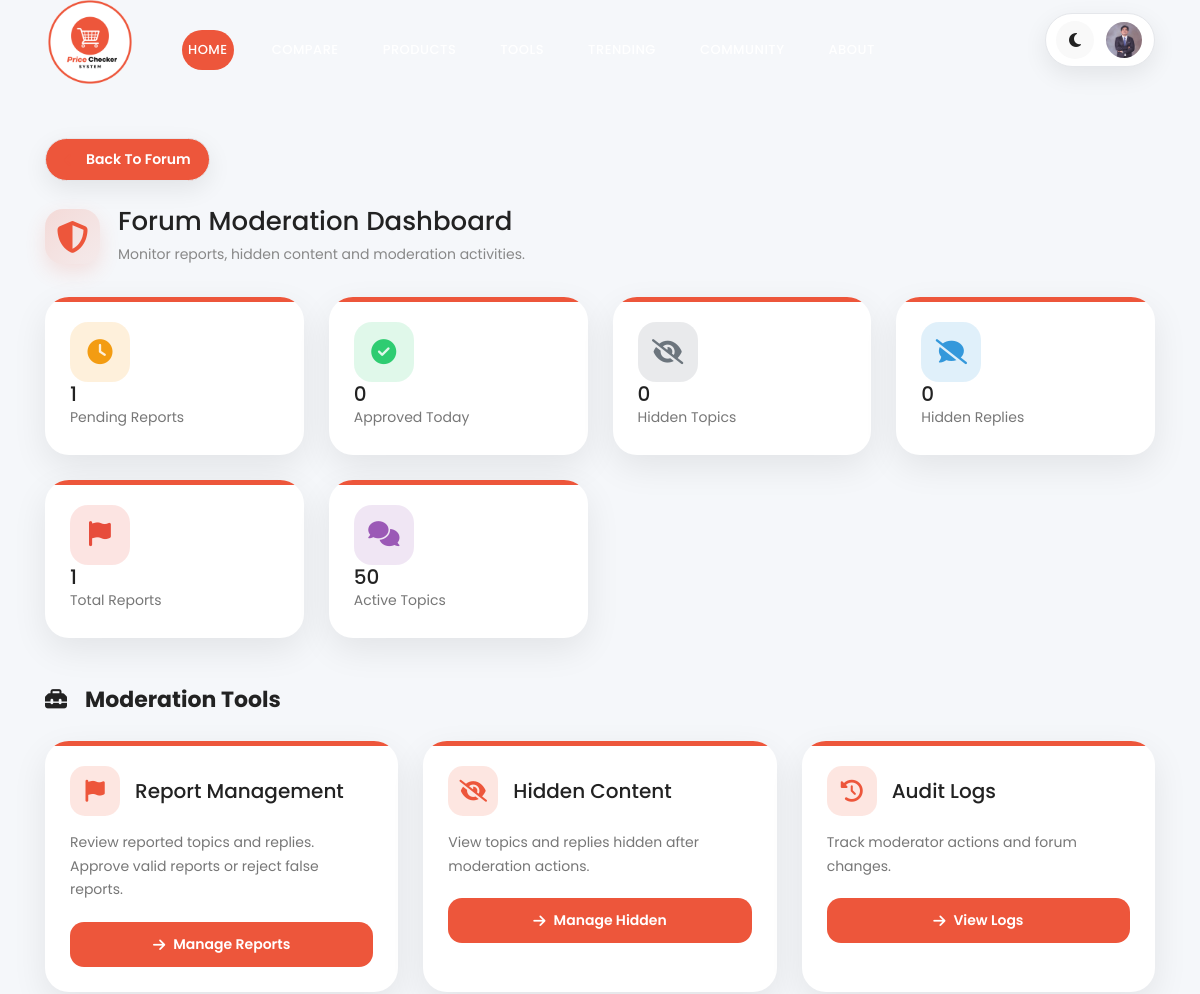
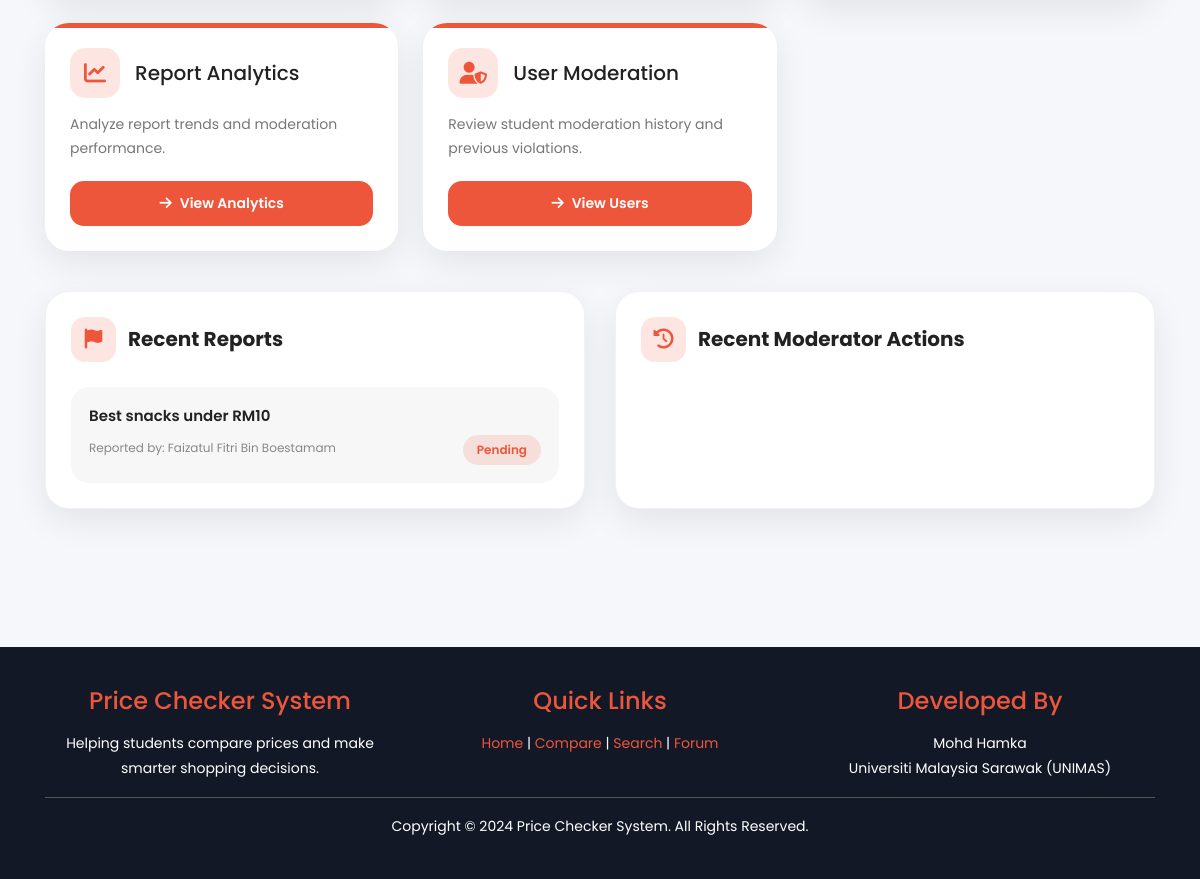
Before: /src/admin/forumModeration.php (signed in) with the older database file (2 pictures, top to bottom).
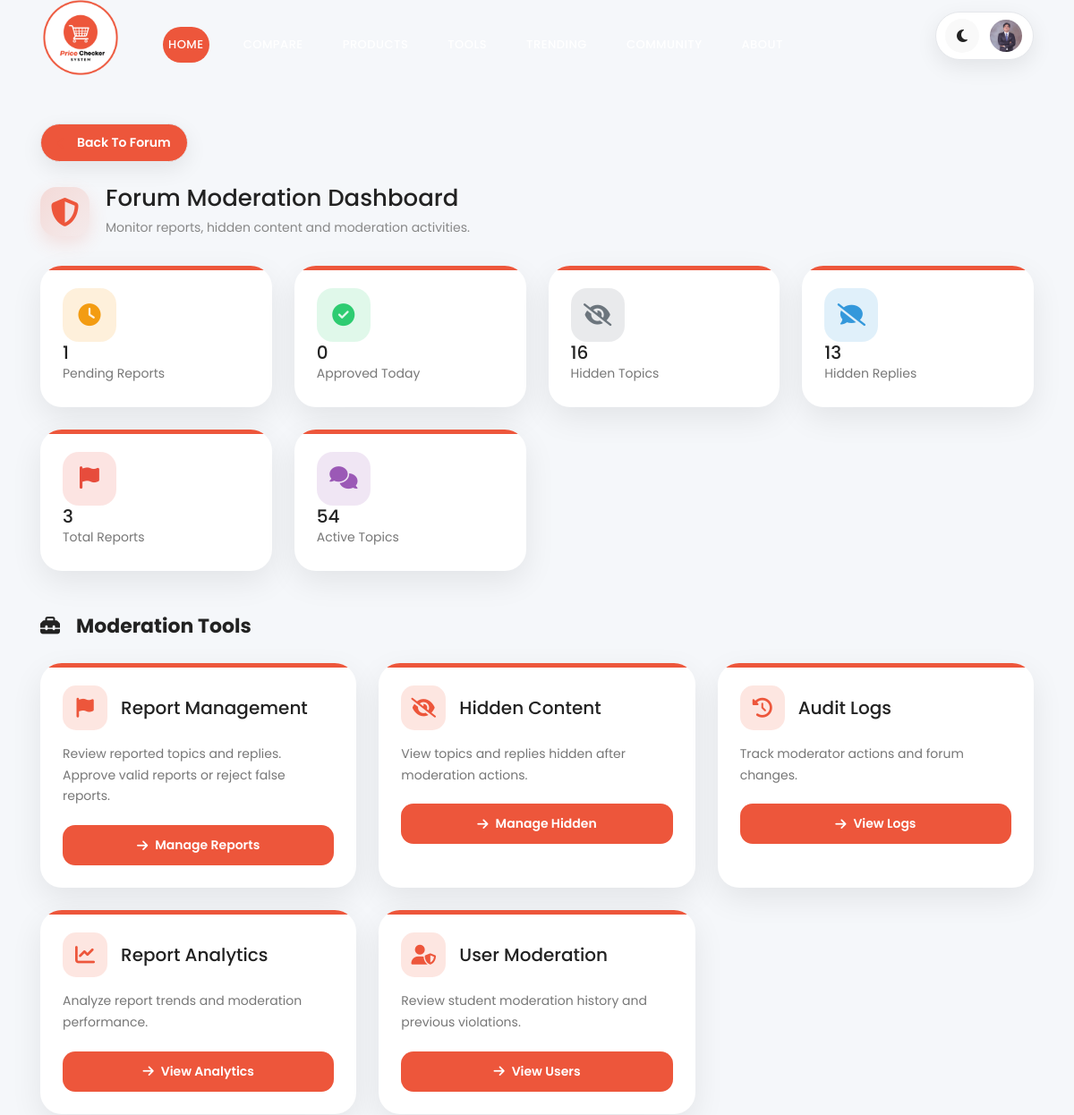
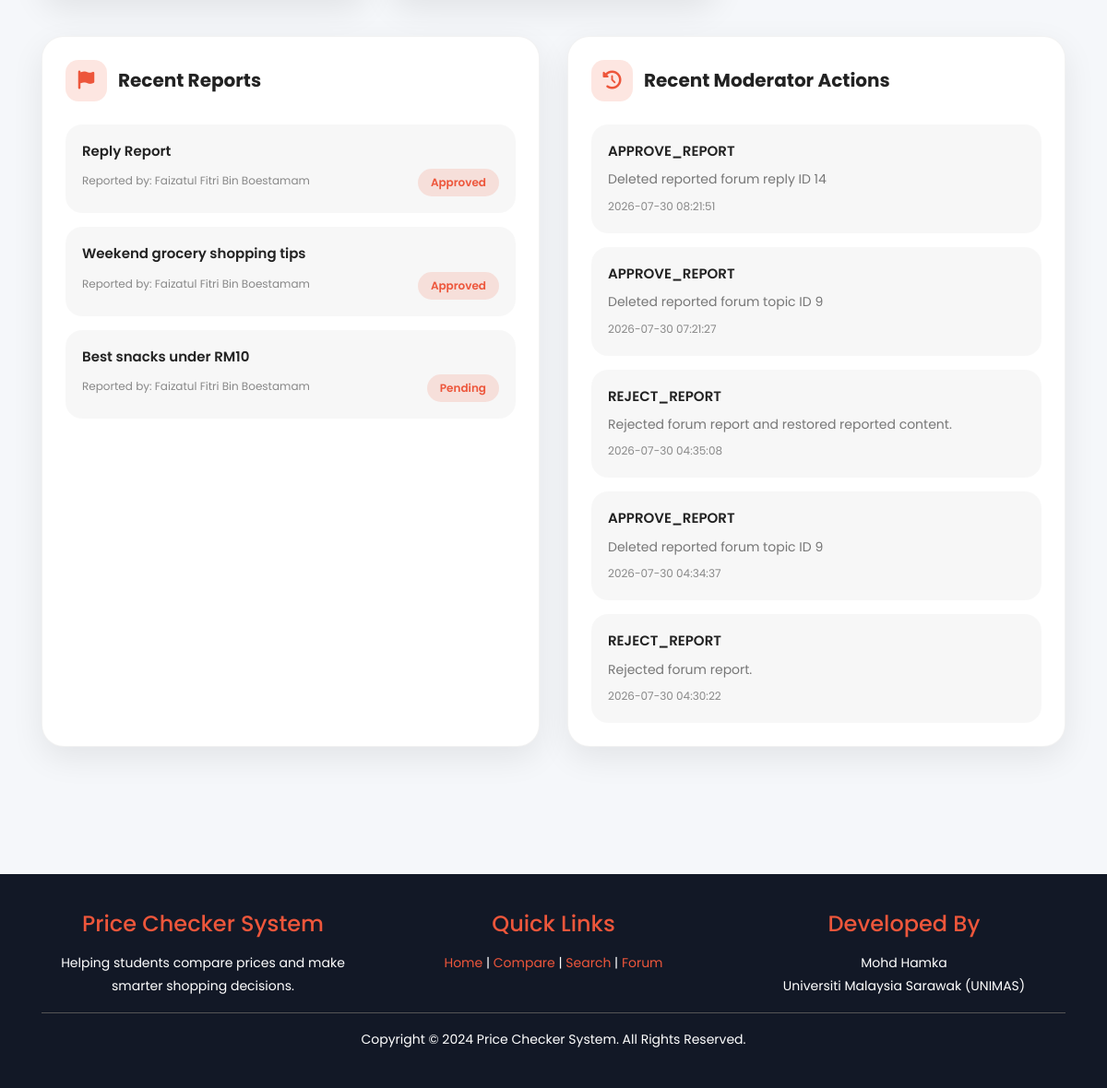
After: the same page with the newer database file (2 pictures, top to bottom).
### tables this page shows
CREATE TABLE `forumreport` (
  `reportID` int(11) NOT NULL,
  `topicID` int(11) DEFAULT NULL,
  `replyID` int(11) DEFAULT NULL,
  `studentID` int(11) DEFAULT NULL,
  `reason` varchar(255) DEFAULT NULL,
  `created_at` timestamp NOT NULL DEFAULT current_timestamp(),
  `status` enum('Pending','Approved','Rejected') DEFAULT 'Pending'
);

CREATE TABLE `forumtopic` (
  `topicID` int(11) NOT NULL,
  `studentID` int(11) NOT NULL,
  `categoryID` int(11) NOT NULL,
  `topicTitle` varchar(200) NOT NULL,
  `topicContent` text NOT NULL,
  `views` int(11) DEFAULT 0,
  `isPinned` tinyint(1) DEFAULT 0,
  `isLocked` tinyint(1) DEFAULT 0,
  `status` enum('Active','Hidden') DEFAULT 'Active',
  `created_at` timestamp NOT NULL DEFAULT current_timestamp(),
  `updated_at` timestamp NOT NULL DEFAULT current_timestamp() ON UPDATE current_timestamp(),
  `topicTags` varchar(255) DEFAULT NULL
);

CREATE TABLE `student` (
  `studentID` int(11) NOT NULL,
  `fullName` varchar(255) NOT NULL,
  `username` varchar(255) NOT NULL,
  `email` varchar(255) NOT NULL,
  `password` varchar(255) NOT NULL,
  `studentIMG` varchar(255) NOT NULL,
  `logStatus` varchar(255) NOT NULL,
  `created_at` timestamp NOT NULL DEFAULT current_timestamp()
);

CREATE TABLE `audit_logs` (
  `auditID` int(11) NOT NULL,
  `adminID` int(11) NOT NULL,
  `module` varchar(100) DEFAULT NULL,
  `action` varchar(100) DEFAULT NULL,
  `target` varchar(255) DEFAULT NULL,
  `description` text DEFAULT NULL,
  `ipAddress` varchar(50) DEFAULT NULL,
  `created_at` timestamp NOT NULL DEFAULT current_timestamp()
);

### src/admin/forumModeration.php (the view, shortened to what the changed rows need)
<?php
include("../config/db_cPCS.php");
$hiddenTopics=mysqli_fetch_assoc(mysqli_query($conn,"
SELECT COUNT(*) total
FROM forumtopic
WHERE status='Hidden'
"))['total'];
$hiddenReplies=mysqli_fetch_assoc(mysqli_query($conn,"
SELECT COUNT(*) total
FROM forumreply
WHERE status='Hidden'
"))['total'];
$totalReports=mysqli_fetch_assoc(mysqli_query($conn,"
SELECT COUNT(*) total
FROM forumreport
"))['total'];
$activeTopics=mysqli_fetch_assoc(mysqli_query($conn,"
SELECT COUNT(*) total
FROM forumtopic
WHERE status='Active'
"))['total'];
$recentReports=mysqli_query($conn,"
SELECT
fr.*,
s.fullName,
t.topicTitle
FROM forumreport fr
LEFT JOIN student s
ON fr.studentID=s.studentID
LEFT JOIN forumtopic t
ON fr.topicID=t.topicID
ORDER BY fr.created_at DESC
LIMIT 5
");
$recentActions=mysqli_query($conn,"
SELECT *
FROM audit_logs
WHERE module IN ('Forum','Forum Admin')
ORDER BY created_at DESC
LIMIT 5
");
?>
<!DOCTYPE html>
<html lang="en">
<head>
    <link rel="stylesheet" type="text/css" href="../../assets/css/bootstrap.min.css">
    <link rel="stylesheet" type="text/css" href="../../assets/css/font-awesome.css">
    <link rel="stylesheet" href="https://cdnjs.cloudflare.com/ajax/libs/font-awesome/6.7.2/css/all.min.css">
    <link rel="stylesheet" href="../../assets/css/styleindex.css">
    <link rel="stylesheet" href="../../assets/css/forum.css">
    <link rel="stylesheet" href="../../assets/css/footer.css">
</head>
<body>
    <section class="section community-section" id="community">
        <div class="container">
            <br><br>
            <div class="forum-page-header">
                <div>
                    <h2>
                        Forum Moderation Dashboard
                    </h2>
                </div>
            </div>
            <div class="moderation-stats">
                <div class="moderation-card">
                    <div>
                        <h3>
                        <?php echo $hiddenTopics; ?>
                        </h3>
                        <p>
                        Hidden Topics
                        </p>
                    </div>
                </div>
                <div class="moderation-card">
                    <div>
                        <h3>
                            <?php echo $hiddenReplies; ?>
                        </h3>
                        <p>
                            Hidden Replies
                        </p>
                    </div>
                </div>
                <div class="moderation-card">
                    <div>
                        <h3>
                            <?php echo $totalReports; ?>
                        </h3>
                        <p>
                            Total Reports
                        </p>
                    </div>
                </div>
                <div class="moderation-card">
                    <div>
                        <h3>
                            <?php echo $activeTopics; ?>
                        </h3>
                        <p>
                            Active Topics
                        </p>
                    </div>
                </div>
            </div>
            <div class="moderation-grid">
                <div class="moderation-panels-wrapper">
                    <div class="moderation-panel">
                        <?php while($report=mysqli_fetch_assoc($recentReports)){ ?>
                        <div class="moderation-item">
                            <strong>
                                <?php echo htmlspecialchars(
                                $report['topicTitle'] ?? "Reply Report"
                                ); ?>
                            </strong>
                            <span>
                                <?php echo $report['status']; ?>
                            </span>
                            <small>
                                Reported by:
                                <?php echo $report['fullName']; ?>
                            </small>
                        </div>
                        <?php } ?>
                    </div>
                    <div class="moderation-panel">
                        <?php while($log=mysqli_fetch_assoc($recentActions)){ ?>
                        <div class="moderation-item">
                            <strong>
                                <?php echo htmlspecialchars($log['action']); ?>
                            </strong>
                            <p>
                                <?php echo htmlspecialchars($log['description']); ?>
                            </p>
                            <small>
                                <?php echo $log['created_at']; ?>
                            </small>
                        </div>
                        <?php } ?>
                    </div>
                </div>
            </div>
        </div>
    </section>
    <br><br>
  </body>
</html>

Changed rows visible on the page:
added forumreport: topicTitle "Reply Report", status "Approved", studentID.fullName "Faizatul Fitri Bin Boestamam"
added forumreport: topicID.topicTitle "Weekend grocery shopping tips", status "Approved", studentID.fullName "Faizatul Fitri Bin Boestamam"
added audit_logs: action "APPROVE_REPORT", description "Deleted reported forum reply ID 14", created_at "2026-07-30 08:21:51"
added audit_logs: action "APPROVE_REPORT", description "Deleted reported forum topic ID 9", created_at "2026-07-30 07:21:27"
added audit_logs: action "REJECT_REPORT", description "Rejected forum report and restored reported content.", created_at "2026-07-30 04:35:08"
added audit_logs: action "APPROVE_REPORT", description "Deleted reported forum topic ID 9", created_at "2026-07-30 04:34:37"
added audit_logs: action "REJECT_REPORT", description "Rejected forum report.", created_at "2026-07-30 04:30:22"
Other visible differences:
$hiddenTopics: "0" → "16"
$hiddenReplies: "0" → "13"
$totalReports: "1" → "3"
$activeTopics: "50" → "54"
